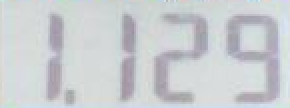
#> input picture 7-segment-digital-recongnition/images/QQ20160317-1.png, 145 x 54 px (shown 2 times larger)
$ python -i h.py   (imports and definitions only)   (Python 2 division)   (older library calls are emulated)
#> lines starting #> are read from the running program, lines starting #| are printed output that depends on the picture; after the words box and inside, x2 and y2 are one past the last pixel; in counts of white or black regions, pixels touching at a corner belong together
#> further down, picture is the input picture: shape (54, 145, 3); mean B, G, R 208.7, 205.7, 202.2
#!/usr/bin/python
#coding=utf-8
import cv2
import numpy as np
import matplotlib.image as mpimg
from matplotlib import pyplot as plt
import sys

#灰度最大最小值的均值+最小值
def maxMinAvarge(img):
	max=np.max(img)
	min=np.min(img)
	return (max-min)/2+min

def zhifangtu(img,pos,title):
	bins = np.arange(257)

	item = img
	hist,bins = np.histogram(item,bins)
	width = 0.7*(bins[1]-bins[0])
	center = (bins[:-1]+bins[1:])/2
	plt.subplot(pos),plt.bar(center, hist, align = 'center', width = width),plt.title(title)
	return

def sortByX(s):
	return s['x']

SZ = 50 # size of each digit is SZ x SZ
def deskew(img):
    m = cv2.moments(img)
    if abs(m['mu02']) < 1e-2:
        return img.copy()
    skew = m['mu11']/m['mu02']
    M = np.float32([[1, skew, -0.5*SZ*skew], [0, 1, 0]])
    img = cv2.warpAffine(img, M, (SZ, SZ), flags=cv2.WARP_INVERSE_MAP | cv2.INTER_LINEAR)
    return img

def getContoursRectImage(img1,img2):
	result_img=[]
	image, contours, hierarchy = cv2.findContours(img2.copy(),cv2.RETR_EXTERNAL,cv2.CHAIN_APPROX_SIMPLE)
	#img=cv2.drawContours(img,contours,-1,(255,0,0),3)
	for ctr in contours:
		rect=cv2.boundingRect(ctr)
		if(rect[2]+rect[0]>50): #如果宽度大于50不处理
			continue
		roi = img1[rect[1]:rect[3]+rect[1],rect[0]:rect[2]+rect[0]]
		blank_image = np.zeros((50,50), np.uint8)
		x=int(50/2-rect[2]/2)
		y=int(50/2-rect[3]/2)
		blank_image[y:y+rect[3],x:x+rect[2]]=roi
		result_img.append({'x':rect[0],'img':blank_image})
	return sorted(result_img,key = sortByX)

def chooseRectangle(event,x,y,flags,param):
	if event == cv2.EVENT_LBUTTONDOWN:
		_clip['_x1'],_clip['_y1']=x,y
	elif event == cv2.EVENT_LBUTTONUP:
		_clip['x1'],_clip['y1']=_clip['_x1'],_clip['_y1']
		_clip['x2'],_clip['y2']=x,y

def handleImg(img):
	width=int(50*len(img[0])/len(img))
#> width = 134
	img = cv2.resize(img, (width, 50), interpolation=cv2.INTER_AREA)
	img_gray=cv2.cvtColor(img,cv2.COLOR_BGR2GRAY) #灰度
	img_smooth=cv2.GaussianBlur(img_gray, (3,11), 0) #高斯平滑,纵向,为了让0,7这种上下连通
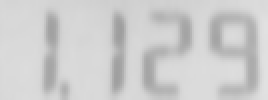
#> img_smooth: shape (50, 134) (shown 2 times larger); min 158, max 225, mean 205

	#如果灰度的均值大于 maxMinAvarge 则说明背景偏亮,则要让背景变为黑色
	if(np.mean(img_gray)>maxMinAvarge(img_gray)):
#> in maxMinAvarge, `max=np.max(img)`: max = 229
#> in maxMinAvarge, `min=np.min(img)`: min = 153
		ret,img_binary=cv2.threshold(img_gray,maxMinAvarge(img_gray),255,cv2.THRESH_BINARY_INV)
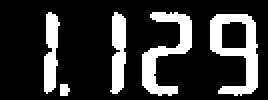
#> img_binary: shape (50, 134) (shown 2 times larger); 20.8% white; 5 white regions, box (x1, y1, x2, y2) and area: (105, 7, 129, 48) 477, (71, 6, 96, 48) 417, (55, 6, 63, 47) 246, (22, 6, 30, 47) 225, (30, 42, 35, 48) 26
#> ret = 191
		ret,img_smooth=cv2.threshold(img_smooth,maxMinAvarge(img_gray),255,cv2.THRESH_BINARY_INV)
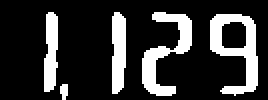
#> img_smooth: shape (50, 134) (shown 2 times larger); 20.6% white; 5 white regions
	else:
		ret,img_binary=cv2.threshold(img_gray,maxMinAvarge(img_gray),255,cv2.THRESH_BINARY)
		ret,img_smooth=cv2.threshold(img_smooth,maxMinAvarge(img_gray),255,cv2.THRESH_BINARY)

	slice_num=getContoursRectImage(img_binary,img_smooth)
#> in getContoursRectImage, `image, contours, hierarchy = cv2.findContours(img2.copy(),cv2.RETR_EXT..`: contours = 5 contours, 1 with area under 20; largest, box (x1, y1, x2, y2) and area: (105, 7, 129, 48) 541, (71, 6, 96, 48) 336, (56, 6, 63, 47) 211, (22, 6, 29, 46) 182
#> the loop in getContoursRectImage, `for ctr in contours:` made 5 passes
#> rect on passes 2 to 4: (105, 7, 24, 41), (71, 6, 25, 42), (56, 6, 7, 41)
#> (rect, x, y) on passes 1, 5: ((30, 42, 4, 8), 23, 21), ((22, 6, 7, 40), 22, 5)
#> after the loop in getContoursRectImage, `for ctr in contours:`:
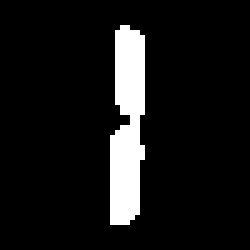
#> blank_image: shape (50, 50) (shown 5 times larger); 8.9% white; 1 white region, box (x1, y1, x2, y2) and area: (22, 5, 29, 45) 222
#> after the loop in getContoursRectImage, `for ctr in contours:`: result_img = 2 items
#> slice_num = 2 items

	res_num=[]

	for i in slice_num:
		roi=i['img']
		roismall = cv2.resize(roi,(50,50))
		roismall = roismall.reshape((1,2500))
		roismall = np.float32(roismall)
		retval, results, neigh_resp, dists = model.findNearest(roismall, k = 1)
		string = str(chr((results[0][0])))
		res_num.append(string)
#> this loop made 1 pass
#> after the loop, res_num = []
	print res_num

# [1 line that did not run here, left out]
# [1 line that did not run here, left out]
# [1 line that did not run here, left out]

model = cv2.ml.KNearest_create()
# [5 lines not run here, left out]

_clip={'x1':0,'y1':0,'x2':0,'y2':0,'_x1':0,'_y1':0}

# [19 lines not run here, left out]

>>> import cv2
>>> picture = cv2.imread('images/QQ20160317-1.png')
#> (the run stopped early here; a loop or call above may not have finished)

$ run again, on 7-segment-digital-recongnition/images/QQ20160317-2.png
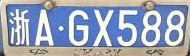
#> input picture 7-segment-digital-recongnition/images/QQ20160317-2.png, 190 x 56 px
#> picture is the input picture: shape (56, 190, 3); mean B, G, R 183.9, 164.5, 155.1
#> width = 169
#> max = 254
#> min = 31
#> in handleImg, `ret,img_binary=cv2.threshold(img_gray,maxMinAvarge(img_gray),255,cv2.T..`:
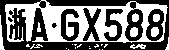
#> img_binary: shape (50, 169); 44.6% white; 26 white regions (16 under 20 px), largest, box (x1, y1, x2, y2) and area: (5, 0, 168, 43) 3261, (0, 15, 5, 50) 78, (130, 27, 138, 37) 69
#> ret = 142
#> contours = 21 contours, 10 with area under 20; largest, box (x1, y1, x2, y2) and area: (42, 0, 66, 42) 560, (5, 2, 39, 42) 386, (136, 3, 167, 50) 312, (66, 6, 88, 45) 309, (95, 7, 117, 48) 279
#> the loop in getContoursRectImage, `for ctr in contours:` made 21 passes
#> rect on passes 3, 4, 7, 8, 9, 13, 14, 15: (131, 44, 4, 6), (166, 40, 3, 10), (88, 34, 6, 8), (152, 28, 6, 8), (131, 28, 7, 8), (153, 15, 6, 6), (132, 15, 6, 6), (95, 7, 22, 41)
#> after the loop in getContoursRectImage, `for ctr in contours:`: result_img = 8 items
#> the loop in handleImg, `for i in slice_num:` made 1 pass
#> pass 1, in handleImg, `roi=i['img']`:
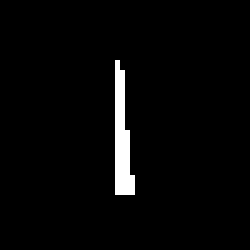
#> roi: shape (50, 50) (shown 5 times larger); 2.8% white; 1 white region, box (x1, y1, x2, y2) and area: (23, 12, 27, 39) 69
#> after the loop in handleImg, `for i in slice_num:`: res_num = []
